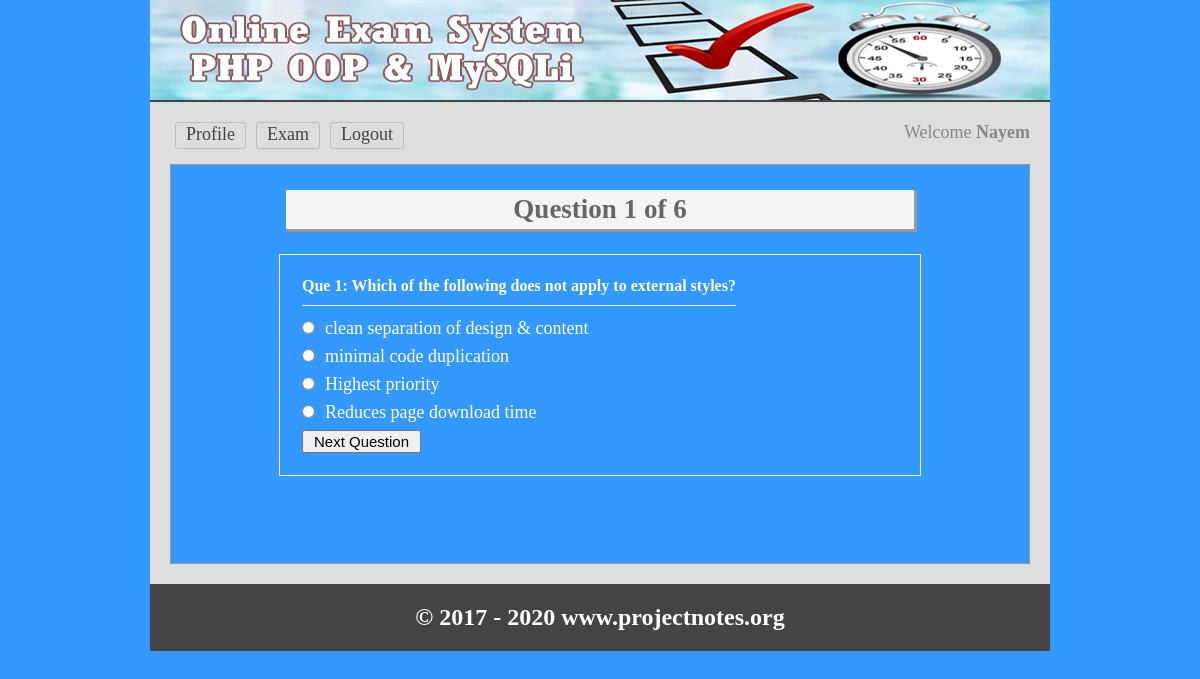
Page /test.php?q=1 (signed in) on the committed database.
### tables this page shows
CREATE TABLE `tbl_ques` (
  `id` int(11) NOT NULL,
  `quesNo` int(11) NOT NULL,
  `ques` text NOT NULL
);

CREATE TABLE `tbl_ans` (
  `id` int(11) NOT NULL,
  `quesNo` int(11) NOT NULL,
  `rightAns` int(11) NOT NULL DEFAULT '0',
  `ans` text NOT NULL
);

### classes/Exam.php (called while the page is built, shortened)
<?php
 $filepath = realpath(dirname(__FILE__));
include_once ($filepath.'/../lib/Database.php');
class Exam{
	private $db;
	function __construct()
	{
		$this->db = new Database();
	}
  public function getTotalRows(){
    $query = "SELECT * FROM tbl_ques";
    $getResult = $this->db->select($query);
    $total = $getResult->num_rows;
    return $total;
  }
  public function getQuesByNumber($number){
    $query = "SELECT * FROM tbl_ques WHERE quesNo ='$number'";
    $getData = $this->db->select($query);
    $result = $getData->fetch_assoc();
    return $result;
  }
  public function getAnswer($number){
    $query = "SELECT * FROM tbl_ans WHERE quesNo ='$number'";
    $getData = $this->db->select($query);
    return $getData;
  }
}
 ?>

### lib/Database.php (called while the page is built, shortened)
<?php
Class Database{
	public $host   = DB_HOST;
	public $user   = DB_USER;
	public $pass   = DB_PASS;
	public $dbname = DB_NAME;
	public $link;
	private function connectDB(){
	$this->link = new mysqli($this->host, $this->user, $this->pass, $this->dbname);
 }
	public function select($query){
		$result = $this->link->query($query) or die($this->link->error.__LINE__);
		if($result->num_rows > 0){
			return $result;
		} else {
			return false;
		}
	}
}

### test.php (the view, shortened to what this page needs)
<?php include 'inc/header.php'; ?>
<?php
if (isset($_GET['q'])) {
	$number = (int) $_GET['q'];
}else{
	header("Location:exam.php");
}
$total = $exm->getTotalRows();
$question = $exm->getQuesByNumber($number);
?>
<div class="main" style="background: #3399ff; color: #fff">
<h1>Question <?php echo $question['quesNo']; ?> of <?php echo $total; ?></h1>
	<div class="test">
		<form method="post" action="">
		<table>
			<tr>
				<td colspan="2">
				 <h3>Que <?php echo $question['quesNo']; ?>: <?php echo $question['ques']; ?></h3>
				</td>
			</tr>
			<?php
				$answer = $exm->getAnswer($number);
				if ($answer) {
					while ($result = $answer->fetch_assoc()) {
			 ?>
			<tr>
				<td>
				 <input type="radio" name="ans" value="<?php echo $result['id']; ?>" /><?php echo $result['ans']; ?>
				</td>
			</tr>
		<?php }} ?>
			<tr>
			  <td>
				<input type="submit" name="submit" value="Next Question"/>
			</td>
			</tr>
		</table>
	</form>
</div>
 </div>
<?php include 'inc/footer.php'; ?>

### css/main.css (style rules this page uses)
* { margin: 0; padding: 0; outline: none }
body { font-family: verdana }
input[type="submit"] { cursor: pointer; font-size: 15px; padding: 1px 10px; }
.main { background: #3399ff none repeat scroll 0 0; border: 1px solid #999; margin-top: 10px; min-height: 368px; padding: 15px; width: 828px; color: #fff; }
.main h1 { background: #f4f4f4 none repeat scroll 0 0; box-shadow: 2px 2px 0 1px #999; color: #666; margin: 10px auto 25px; padding: 4px; text-align: center; width: 620px; }
.test { border: 1px solid #f3f3f3; margin: 0 auto; max-width: 600px; padding: 20px; }
.test input[type="radio"] { margin-bottom: 10px; margin-right: 10px; cursor: pointer; }
.test h3 { border-bottom: 1px solid #f3f3f3; font-size: 16px; margin-bottom: 10px; padding-bottom: 10px; }

### rows in the picture
tbl_ques: quesNo "1", ques "Which of the following does not apply to external styles?"
tbl_ans: ans "clean separation of design & content"
tbl_ans: ans "minimal code duplication"
tbl_ans: ans "Highest priority"
tbl_ans: ans "Reduces page download time"

### other values in the picture
Session::get('name') "Nayem"
$total "6"
